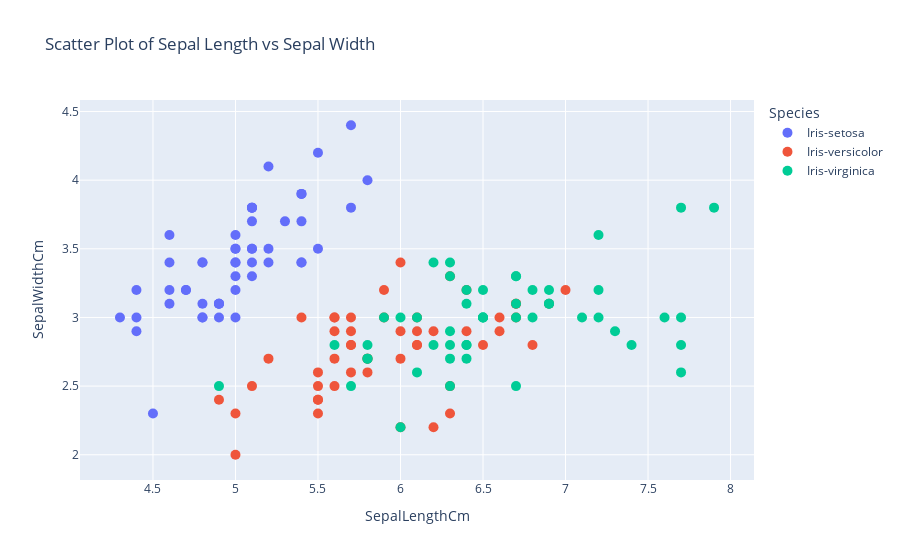

Here is the notebook cell this chart was saved with:
### Markdown cell above
1. Створіть графік (scatter plot) для даних ірисів (iris dataset), де:
Вісь X (x-axis) відповідає ширині чашелистика (sepal width).
Вісь Y (y-axis) відповідає довжині чашелистика (sepal length).
Кожен пункт на графіку має розмір, який залежить від довжини пелюстки (petal length).
Кожен пункт на графіку має різний колір в залежності від виду (species).
При наведенні на пункт повинні відображатися додаткові дані, такі як ширина пелюстки (petal width).

### Code cell
df = pd.read_csv('Iris.csv', encoding = 'latin-1')

plt.figure(figsize=(8, 6))

fig = px.scatter(df,
                 x = "SepalLengthCm",
                 y = "SepalWidthCm",
                 color = "Species",
                 title = "Scatter Plot of Sepal Length vs Sepal Width",
                 labels = {"sepal_length": "Sepal Length (cm)", "sepal_width": "Sepal Width (cm)"})

fig.update_traces(marker = dict(size=10),
                  selector = dict(mode = 'markers'))

fig.update_layout(coloraxis = dict(colorscale = 'Viridis'))

fig.show()

### Figure 1 — Plotly figure (JSON) as saved in the notebook; plotly's stock layout.template omitted (floating-point values rounded to 4 significant figures)
{"data": [{"hovertemplate": "Species=Iris-setosa<br>SepalLengthCm=%{x}<br>SepalWidthCm=%{y}<extra></extra>", "legendgroup": "Iris-setosa", "marker": {"color": "#636efa", "symbol": "circle", "size": 10}, "mode": "markers", "name": "Iris-setosa", "orientation": "v", "showlegend": true, "x": [5.1, 4.9, 4.7, 4.6, 5.0, 5.4, 4.6, 5.0, 4.4, 4.9, 5.4, 4.8, 4.8, 4.3, 5.8, 5.7, 5.4, 5.1, 5.7, 5.1, 5.4, 5.1, 4.6, 5.1, 4.8, 5.0, 5.0, 5.2, 5.2, 4.7, 4.8, 5.4, 5.2, 5.5, 4.9, 5.0, 5.5, 4.9, 4.4, 5.1, 5.0, 4.5, 4.4, 5.0, 5.1, 4.8, 5.1, 4.6, 5.3, 5.0], "xaxis": "x", "y": [3.5, 3.0, 3.2, 3.1, 3.6, 3.9, 3.4, 3.4, 2.9, 3.1, 3.7, 3.4, 3.0, 3.0, 4.0, 4.4, 3.9, 3.5, 3.8, 3.8, 3.4, 3.7, 3.6, 3.3, 3.4, 3.0, 3.4, 3.5, 3.4, 3.2, 3.1, 3.4, 4.1, 4.2, 3.1, 3.2, 3.5, 3.1, 3.0, 3.4, 3.5, 2.3, 3.2, 3.5, 3.8, 3.0, 3.8, 3.2, 3.7, 3.3], "yaxis": "y", "type": "scatter"}, {"hovertemplate": "Species=Iris-versicolor<br>SepalLengthCm=%{x}<br>SepalWidthCm=%{y}<extra></extra>", "legendgroup": "Iris-versicolor", "marker": {"color": "#EF553B", "symbol": "circle", "size": 10}, "mode": "markers", "name": "Iris-versicolor", "orientation": "v", "showlegend": true, "x": [7.0, 6.4, 6.9, 5.5, 6.5, 5.7, 6.3, 4.9, 6.6, 5.2, 5.0, 5.9, 6.0, 6.1, 5.6, 6.7, 5.6, 5.8, 6.2, 5.6, 5.9, 6.1, 6.3, 6.1, 6.4, 6.6, 6.8, 6.7, 6.0, 5.7, 5.5, 5.5, 5.8, 6.0, 5.4, 6.0, 6.7, 6.3, 5.6, 5.5, 5.5, 6.1, 5.8, 5.0, 5.6, 5.7, 5.7, 6.2, 5.1, 5.7], "xaxis": "x", "y": [3.2, 3.2, 3.1, 2.3, 2.8, 2.8, 3.3, 2.4, 2.9, 2.7, 2.0, 3.0, 2.2, 2.9, 2.9, 3.1, 3.0, 2.7, 2.2, 2.5, 3.2, 2.8, 2.5, 2.8, 2.9, 3.0, 2.8, 3.0, 2.9, 2.6, 2.4, 2.4, 2.7, 2.7, 3.0, 3.4, 3.1, 2.3, 3.0, 2.5, 2.6, 3.0, 2.6, 2.3, 2.7, 3.0, 2.9, 2.9, 2.5, 2.8], "yaxis": "y", "type": "scatter"}, {"hovertemplate": "Species=Iris-virginica<br>SepalLengthCm=%{x}<br>SepalWidthCm=%{y}<extra></extra>", "legendgroup": "Iris-virginica", "marker": {"color": "#00cc96", "symbol": "circle", "size": 10}, "mode": "markers", "name": "Iris-virginica", "orientation": "v", "showlegend": true, "x": [6.3, 5.8, 7.1, 6.3, 6.5, 7.6, 4.9, 7.3, 6.7, 7.2, 6.5, 6.4, 6.8, 5.7, 5.8, 6.4, 6.5, 7.7, 7.7, 6.0, 6.9, 5.6, 7.7, 6.3, 6.7, 7.2, 6.2, 6.1, 6.4, 7.2, 7.4, 7.9, 6.4, 6.3, 6.1, 7.7, 6.3, 6.4, 6.0, 6.9, 6.7, 6.9, 5.8, 6.8, 6.7, 6.7, 6.3, 6.5, 6.2, 5.9], "xaxis": "x", "y": [3.3, 2.7, 3.0, 2.9, 3.0, 3.0, 2.5, 2.9, 2.5, 3.6, 3.2, 2.7, 3.0, 2.5, 2.8, 3.2, 3.0, 3.8, 2.6, 2.2, 3.2, 2.8, 2.8, 2.7, 3.3, 3.2, 2.8, 3.0, 2.8, 3.0, 2.8, 3.8, 2.8, 2.8, 2.6, 3.0, 3.4, 3.1, 3.0, 3.1, 3.1, 3.1, 2.7, 3.2, 3.3, 3.0, 2.5, 3.0, 3.4, 3.0], "yaxis": "y", "type": "scatter"}], "layout": {"xaxis": {"anchor": "y", "domain": [0.0, 1.0], "title": {"text": "SepalLengthCm"}}, "yaxis": {"anchor": "x", "domain": [0.0, 1.0], "title": {"text": "SepalWidthCm"}}, "legend": {"title": {"text": "Species"}, "tracegroupgap": 0}, "title": {"text": "Scatter Plot of Sepal Length vs Sepal Width"}, "coloraxis": {"colorscale": [[0.0, "#440154"], [0.1111, "#482878"], [0.2222, "#3e4989"], [0.3333, "#31688e"], [0.4444, "#26828e"], [0.5556, "#1f9e89"], [0.6667, "#35b779"], [0.7778, "#6ece58"], [0.8889, "#b5de2b"], [1.0, "#fde725"]]}}}
